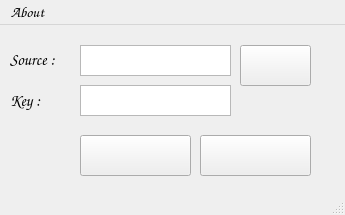
<?xml version="1.0" encoding="UTF-8"?>
<ui version="4.0">
 <class>MainWindow</class>
 <widget class="QMainWindow" name="MainWindow">
  <property name="geometry">
   <rect>
    <x>0</x>
    <y>0</y>
    <width>345</width>
    <height>215</height>
   </rect>
  </property>
  <property name="font">
   <font>
    <family>Comic Sans MS</family>
    <pointsize>11</pointsize>
   </font>
  </property>
  <property name="windowTitle">
   <string>Crypto</string>
  </property>
  <property name="windowIcon">
   <iconset resource="resources.qrc">
    <normaloff>:/img/img/encryption.svg</normaloff>:/img/img/encryption.svg</iconset>
  </property>
  <widget class="QWidget" name="centralwidget">
   <widget class="QLabel" name="label_2">
    <property name="geometry">
     <rect>
      <x>10</x>
      <y>60</y>
      <width>36</width>
      <height>31</height>
     </rect>
    </property>
    <property name="font">
     <font>
      <family>Comic Sans MS</family>
      <pointsize>12</pointsize>
     </font>
    </property>
    <property name="text">
     <string>Key :</string>
    </property>
   </widget>
   <widget class="QPushButton" name="btnBrowse">
    <property name="geometry">
     <rect>
      <x>240</x>
      <y>20</y>
      <width>71</width>
      <height>41</height>
     </rect>
    </property>
    <property name="toolTip">
     <string>Browse</string>
    </property>
    <property name="text">
     <string/>
    </property>
    <property name="icon">
     <iconset resource="resources.qrc">
      <normaloff>:/img/img/file-storage.svg</normaloff>:/img/img/file-storage.svg</iconset>
    </property>
    <property name="iconSize">
     <size>
      <width>25</width>
      <height>25</height>
     </size>
    </property>
   </widget>
   <widget class="QPlainTextEdit" name="txtPassword">
    <property name="geometry">
     <rect>
      <x>80</x>
      <y>60</y>
      <width>151</width>
      <height>31</height>
     </rect>
    </property>
    <property name="toolTip">
     <string>Key Must Be Only Numbers</string>
    </property>
    <property name="placeholderText">
     <string/>
    </property>
   </widget>
   <widget class="QPlainTextEdit" name="txtPath">
    <property name="geometry">
     <rect>
      <x>80</x>
      <y>20</y>
      <width>151</width>
      <height>31</height>
     </rect>
    </property>
    <property name="font">
     <font>
      <family>Comic Sans MS</family>
      <pointsize>11</pointsize>
     </font>
    </property>
    <property name="toolTip">
     <string>Path of the file</string>
    </property>
   </widget>
   <widget class="QLabel" name="label">
    <property name="geometry">
     <rect>
      <x>10</x>
      <y>10</y>
      <width>71</width>
      <height>49</height>
     </rect>
    </property>
    <property name="font">
     <font>
      <family>Comic Sans MS</family>
      <pointsize>12</pointsize>
     </font>
    </property>
    <property name="text">
     <string>Source :</string>
    </property>
   </widget>
   <widget class="QPushButton" name="btnDecrypt">
    <property name="enabled">
     <bool>true</bool>
    </property>
    <property name="geometry">
     <rect>
      <x>200</x>
      <y>110</y>
      <width>111</width>
      <height>41</height>
     </rect>
    </property>
    <property name="font">
     <font>
      <family>Comic Sans MS</family>
      <pointsize>11</pointsize>
      <kerning>true</kerning>
     </font>
    </property>
    <property name="toolTip">
     <string>Decrypt</string>
    </property>
    <property name="text">
     <string/>
    </property>
    <property name="icon">
     <iconset resource="resources.qrc">
      <normaloff>:/img/img/unlock.svg</normaloff>:/img/img/unlock.svg</iconset>
    </property>
    <property name="iconSize">
     <size>
      <width>30</width>
      <height>30</height>
     </size>
    </property>
    <property name="flat">
     <bool>false</bool>
    </property>
   </widget>
   <widget class="QPushButton" name="btnEncrypt">
    <property name="geometry">
     <rect>
      <x>80</x>
      <y>110</y>
      <width>111</width>
      <height>41</height>
     </rect>
    </property>
    <property name="toolTip">
     <string>Encrypt</string>
    </property>
    <property name="text">
     <string/>
    </property>
    <property name="icon">
     <iconset resource="resources.qrc">
      <normaloff>:/img/img/encrypted (1).svg</normaloff>:/img/img/encrypted (1).svg</iconset>
    </property>
    <property name="iconSize">
     <size>
      <width>30</width>
      <height>30</height>
     </size>
    </property>
   </widget>
  </widget>
  <widget class="QMenuBar" name="menubar">
   <property name="geometry">
    <rect>
     <x>0</x>
     <y>0</y>
     <width>345</width>
     <height>29</height>
    </rect>
   </property>
   <widget class="QMenu" name="menuAbout">
    <property name="font">
     <font>
      <family>Comic Sans MS</family>
      <pointsize>11</pointsize>
     </font>
    </property>
    <property name="title">
     <string>About</string>
    </property>
    <addaction name="actionTeam"/>
   </widget>
   <addaction name="menuAbout"/>
  </widget>
  <widget class="QStatusBar" name="statusbar"/>
  <action name="actionTeam">
   <property name="text">
    <string>Team</string>
   </property>
  </action>
 </widget>
 <tabstops>
  <tabstop>btnEncrypt</tabstop>
  <tabstop>btnDecrypt</tabstop>
  <tabstop>btnBrowse</tabstop>
 </tabstops>
 <resources>
  <include location="resources.qrc"/>
 </resources>
 <connections/>
</ui>
